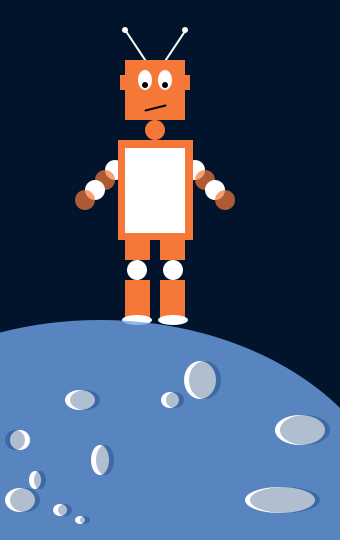
Frame 1 (no input)
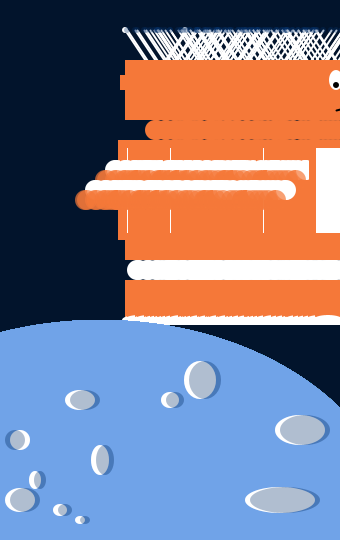
Frame 60 (the mouse pressed at the canvas centre just before this capture)
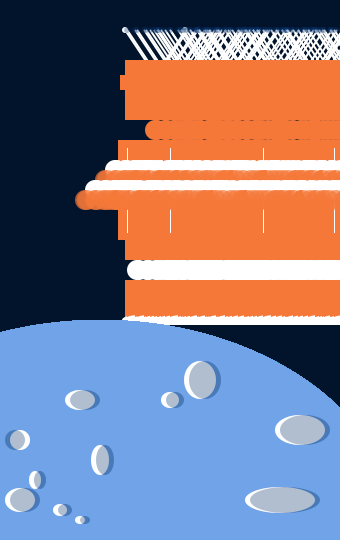
Frame 120 (the mouse held since frame 60 and released just before this capture)

The Processing sketch that drew these frames (run headless with seeded random() and noise(); from frame 60 on, the mouse is pressed at the canvas centre):

// Processing sketch: processing_56585
// ── processing_56585.pde

int w = 25;
int h = 20;
int d = 10;
int x = 120;
int y = 240;
int body = 100;
int orange = #F57839;
int black = #000000;

int m = 0;

void setup() {
  size(340, 540);
  smooth();
  strokeWeight(2);
  background(#02142C);
  ellipseMode(RADIUS);
}

void draw() {
//background(#02142C);

pushMatrix(); 

int t = int (random(0,9));
m = t+m;
translate(m,0);

  // Antennae
  stroke(255);
  line(x+20, y/4, x, h+d);
  line(x+40, y/4, x+60, h+d);
  noStroke();
  ellipse(x, h+d, d-7, d-7);
  ellipse(x+60, h+d, d-7, d-7);
   //Head
  noStroke();
  fill(orange);
  rect(x, x/2, x/2, x/2);
  fill(255);
  ellipse(x+h, h*4, d-3, d);
  fill(255);
  ellipse(x+40, h*4, d-3, d);
  fill(black);
  ellipse(x+h, h*4+5, d-7, d-7);
  ellipse(x+40, h*4+5, d-7, d-7);
  //Mouth
  stroke(black);
  line(x+h, body+10, x+40, body+5);
  //Ears
  noStroke();
  fill(orange);
  rect(x-5, body-w, d, d+5);
  rect(x+55, body-w, d, d+5);
  //Neck
  ellipse(x+30, x+d, d, d);
  //Arms
  fill(255);
  ellipse(110, 170, d, d);
  ellipse(190, 170, d, d);
  fill(orange, 180);
  ellipse(100, 180, d, d);
  ellipse(200, 180, d, d);
  fill(255);
  ellipse(90, 190, d, d);
  ellipse(210, 190, d, d);
  fill(orange, 180);
  ellipse(80, 200, d, d);
  ellipse(220, 200, d, d);
  //Body
  noStroke();
  fill(orange);
  rect(body+13, body+40, body-25, body);
  fill(255);
  rect(body+20, body+48, body/2+10, body-15);
  //Thighs
  fill(orange);
  rect(x, y, w, h);
  rect(x+35, y, w, h);
  //Knees
  fill(255);
  ellipse(x+12, y+30, d, d);
  ellipse(x+48, y+30, d, d);
  //Calves
  fill(orange);
  rect(x, y+40, w, h*2);
  rect(x+35, y+40, w, h*2);
  //Feet
  fill(255);
  ellipse(x+12, y+80, d*1.5, d/2);
  ellipse(x+48, y+80, d*1.5, d/2);
  popMatrix();
  
   //Planet
  noStroke();
  fill(#70A3E8, 200);
  ellipse(100, 540, 300, 220);
  fill(255);
  ellipse(20, 440, 10, 10);
  ellipse(80, 520, 5, 4);
  ellipse(60, 510, 7, 6);
  ellipse(20, 500, 15, 12);
  ellipse(35, 480, 6, 9);
  ellipse(100, 460, 9, 15);
  ellipse(200, 380, 16, 19);
  ellipse(170, 400, 9, 8);
  ellipse(280, 500, 35, 13);
  ellipse(300, 430, 25, 15);
  ellipse(400, 600, 6, 7);
  ellipse(80, 400, 15, 10);
  fill(#042F6A, 80);
  ellipse(15, 440, 10, 10);
  ellipse(85, 520, 5, 4);
  ellipse(65, 510, 7, 6);
  ellipse(25, 500, 15, 12);
  ellipse(40, 480, 6, 9);
  ellipse(105, 460, 9, 15);
  ellipse(205, 380, 16, 19);
  ellipse(175, 400, 9, 8);
  ellipse(285, 500, 35, 13);
  ellipse(305, 430, 25, 15);
  ellipse(405, 600, 6, 7);
  ellipse(85, 400, 15, 10);


}
